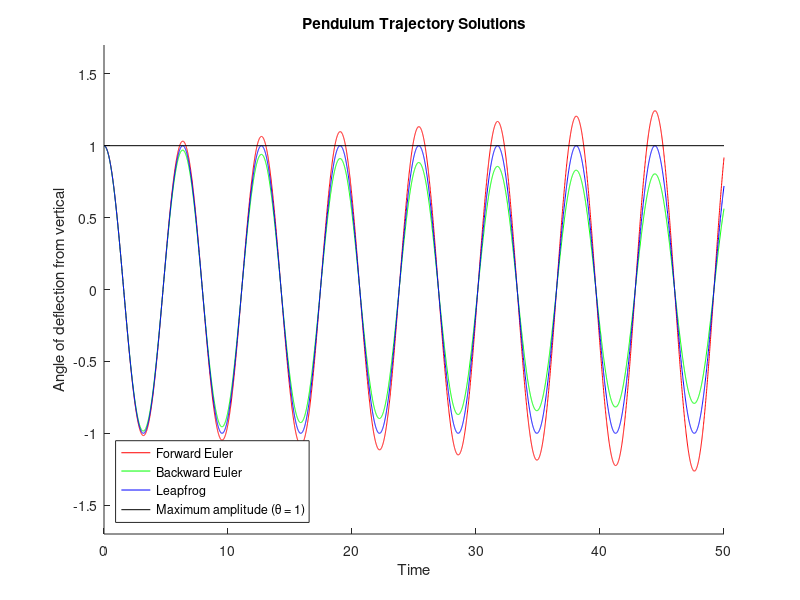
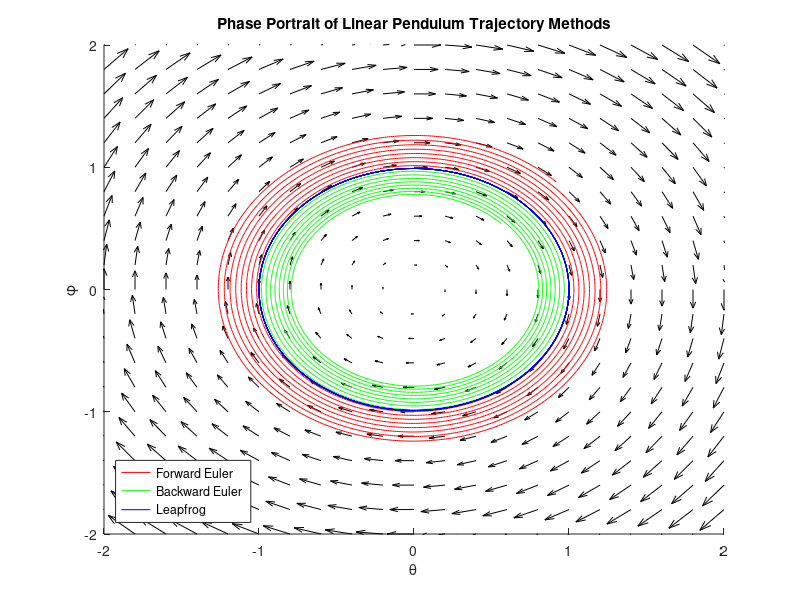
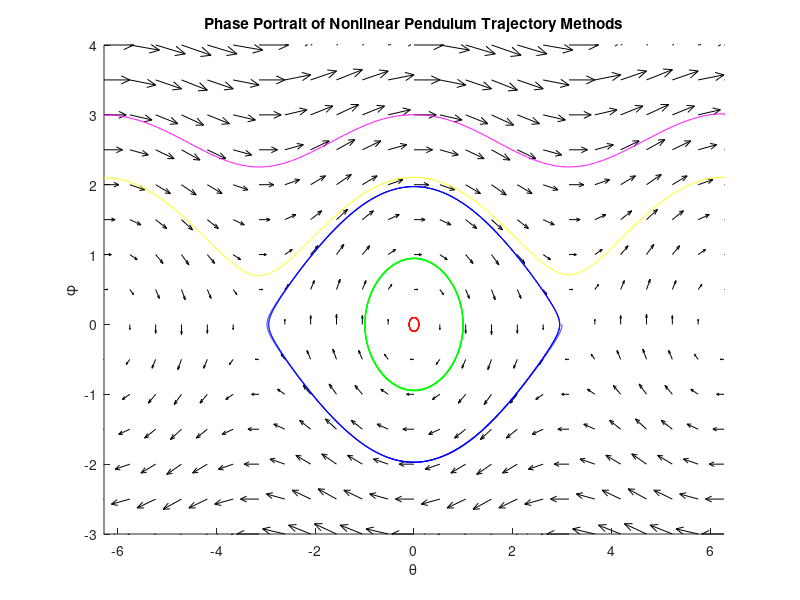

Recreate these plots in MATLAB, in order.
clear, clc, close all

%% Constants

g = 9.8;
l = 10;
T = 50;
A = [0 1
    -g/l 0];
dt = 0.01;

%% Forward Euler

possave_FE(1,1) = 1;
possave_FE(1,2) = 0;

for ii = 1:T/dt
    possave_FE(ii+1,:) = (eye(2) + A*dt)*possave_FE(ii,:).';
end

thsave_FE = possave_FE(:,1);
phisave_FE = possave_FE(:,2);

%% Backward Euler

possave_BE(1,1) = 1;
possave_BE(1,2) = 0;

for ii = 1:T/dt
    possave_BE(ii+1,:) = (eye(2) - A*dt)\possave_BE(ii,:).';
end

thsave_BE = possave_BE(:,1);
phisave_BE = possave_BE(:,2);

%% Leapfrog

possave_LF(1,1) = 1;
possave_LF(1,2) = 0;
possave_LF(2,:) = (eye(2) + dt*A)*(possave_LF(1,:).');

for ii = 2:T/dt
    possave_LF(ii+1,:) = (possave_LF(ii-1,:).' + (2*dt*A)*(possave_LF(ii,:).')).';
end

thsave_LF = possave_LF(:,1);
phisave_LF = possave_LF(:,2);

%% Problem 5: Writeup

ts = 0:dt:T;

hold on
plot(ts,thsave_FE,'r');
plot(ts,thsave_BE,'g');
plot(ts,thsave_LF,'b');
plot([0 T],[1 1],'k-');

ylim([-1.7 1.7]);

legend('Forward Euler','Backward Euler','Leapfrog','Maximum amplitude (\theta = 1)','Location','SouthWest');
xlabel('Time');
ylabel('Angle of deflection from vertical');
title('Pendulum Trajectory Solutions');

print(gcf,'-dpng','linear_pendulum_solutions.png');

%% Problem 6: Writeup

[theta, phi] = meshgrid(linspace(-2,2,21),linspace(-2,2,21));
dtheta = phi;
dphi = (-g/l)*theta;

clf
hold on
quiver(theta,phi,dtheta,dphi,'k','HandleVisibility','off');
plot(thsave_FE,phisave_FE,'r');
plot(thsave_BE,phisave_BE,'g');
plot(thsave_LF,phisave_LF,'b');

xlim([-2 2]);
ylim([-2 2]);

legend('Forward Euler','Backward Euler','Leapfrog','Location','SouthWest');
xlabel('\theta');
ylabel('\phi');
title('Phase Portrait of Linear Pendulum Trajectory Methods');

print(gcf,'-dpng','linear_phase_portrait.png');

%% Problem 10: Writeup

[theta, phi] = meshgrid(linspace(-2*pi,2*pi,25),-3:0.5:4);
dtheta = phi;
dphi = (-g/l)*sin(theta);

clf
hold on
quiver(theta,phi,dtheta,dphi,'k','HandleVisibility','off');

ddt_nonlinear = @(t,y) [y(2); (-g/l)*sin(y(1))];

[t,y] = ode45(ddt_nonlinear,ts,[0.1 0]);
plot(y(:,1),y(:,2),'r');
[t,y] = ode45(ddt_nonlinear,ts,[1.0 0]);
plot(y(:,1),y(:,2),'g');
[t,y] = ode45(ddt_nonlinear,ts,[3.0 0]);
plot(y(:,1),y(:,2),'b');
[t,y] = ode45(ddt_nonlinear,ts,[-2*pi 2.1]);
plot(y(:,1),y(:,2),'y');
[t,y] = ode45(ddt_nonlinear,ts,[-2*pi 3]);
plot(y(:,1),y(:,2),'m');

xlim([-2*pi 2*pi]);
ylim([-3 4]);

xlabel('\theta');
ylabel('\phi');
title('Phase Portrait of Nonlinear Pendulum Trajectory Methods');

print(gcf,'-dpng','nonlinear_phase_portrait.png');